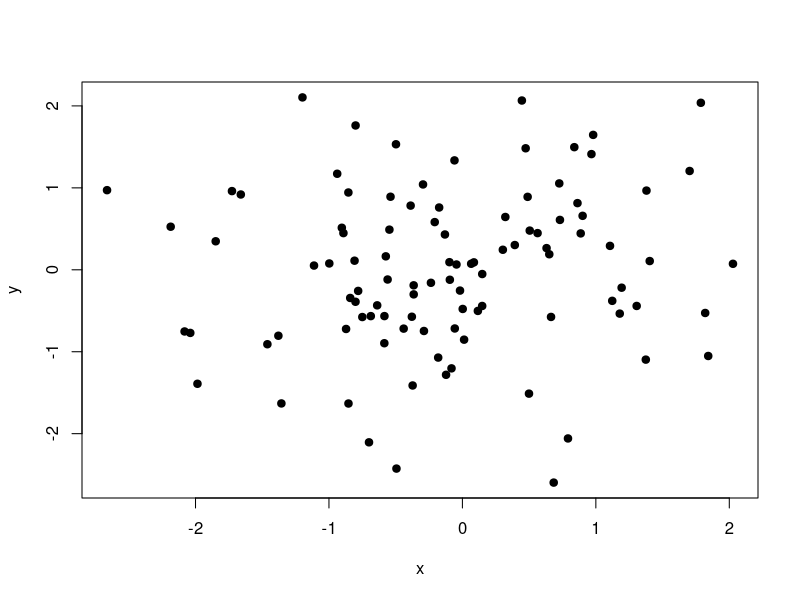

The R script that drew this image:
## ---- chunk 1
x = rnorm(100); y = rnorm(100,mean=0.1*x)
plot(x,y,pch=19)
